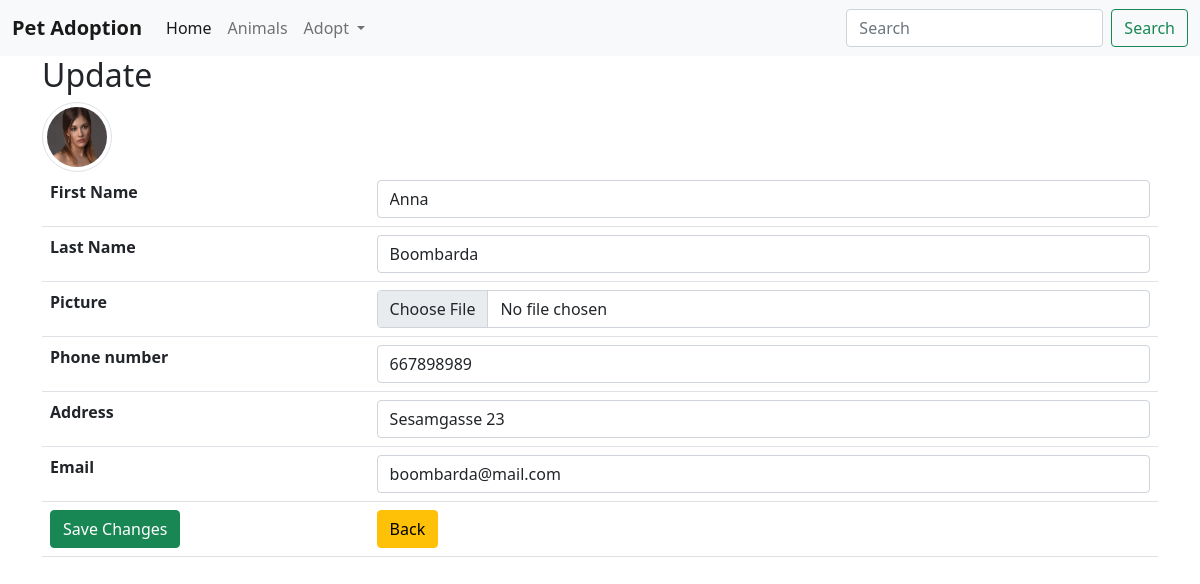
Screenshot of /update.php?id=4 (signed in) with the database file from the repository.
### tables this page shows
CREATE TABLE `users` (
  `id` int(11) NOT NULL,
  `fname` varchar(30) NOT NULL,
  `lname` varchar(30) NOT NULL,
  `picture` varchar(255) DEFAULT NULL,
  `phone` int(11) NOT NULL,
  `address` varchar(30) NOT NULL,
  `email` varchar(30) NOT NULL,
  `password` varchar(255) NOT NULL,
  `status` enum('user','adm') NOT NULL DEFAULT 'user'
);

### update.php (the view, shortened to what this page needs)
<?php
require_once 'components/db_connect.php';
$backBtn = '';
if (isset($_SESSION["user"])) {
    $backBtn = "home.php";
}
if (isset($_GET['id'])) {
    $id = $_GET['id'];
    $sql = "SELECT * FROM users WHERE id = {$id}";
    $result = mysqli_query($connect, $sql);
    if (mysqli_num_rows($result) == 1) {
        $data = mysqli_fetch_assoc($result);
        $fname = $data['fname'];
        $lname = $data['lname'];
        $phone = $data['phone'];
        $address = $data['address'];
        $email = $data['email'];
    }
}
?>
<!DOCTYPE html>
<html lang="en">
<head>
    <?php require_once 'components/boot.php' ?>
</head>
<body>
<div>
<nav class="navbar navbar-expand-lg navbar-light bg-light">
  <div class="container-fluid">
    <a class="navbar-brand" href="#"><strong>Pet Adoption</strong></a>
    <div class="collapse navbar-collapse" id="navbarSupportedContent">
      <ul class="navbar-nav me-auto mb-2 mb-lg-0">
        <li class="nav-item">
          <a class="nav-link active" aria-current="page" href="#">Home</a>
        </li>
        <li class="nav-item">
          <a class="nav-link" href="animals/index.php">Animals</a>
        </li>
        <li class="nav-item dropdown">
          <a class="nav-link dropdown-toggle" href="#" id="navbarDropdown" role="button" data-bs-toggle="dropdown" aria-expanded="false">
            Adopt
          </a>
        </li>
          </ul>
      <form class="d-flex">
        <input class="form-control me-2" type="search" placeholder="Search" aria-label="Search">
        <button class="btn btn-outline-success" type="submit">Search</button>
      </form>
    </div>
  </div>
</nav>
</div>
    <div class="container">
        <h2>Update</h2>
        <img class='img-thumbnail rounded-circle' src='pictures/<?php echo $data['picture'] ?>' alt="<?php echo $fname ?>">
        <form method="post" enctype="multipart/form-data">
            <table class="table">
            <tr>
                    <th>First Name</th>
                    <td><input class="form-control" type="text" name="fname" placeholder="First Name" value="<?php echo $fname ?>" /></td>
                </tr>
                <tr>
                    <th>Last Name</th>
                    <td><input class="form-control" type="text" name="lname" placeholder="Last Name" value="<?php echo $lname ?>" /></td>
                </tr>
                <tr>
                    <th>Picture</th>
                    <td><input class="form-control" type="file" name="picture" /></td>
                </tr>
                <tr>
                    <th>Phone number</th>
                    <td><input class="form-control" type="number" name="phone" placeholder="Phone number" value="<?php echo $phone ?>" /></td>
                </tr>
                <tr>
                    <th>Address</th>
                    <td><input class="form-control" type="text" name="address" placeholder="Address" value="<?php echo $address ?>" /></td>
                </tr>
                <tr>
                    <th>Email</th>
                    <td><input class="form-control" type="email" name="email" placeholder="Email" value="<?php echo $email ?>" /></td>
                </tr>
                <tr>
                    <td><button name="submit" class="btn btn-success" type="submit">Save Changes</button></td>
                    <td><a href="<?php echo $backBtn ?>"><button class="btn btn-warning" type="button">Back</button></a></td>
                </tr>
            </table>
        </form>
    </div>
</body>
</html>

### update.php (style rules this page uses)
.img-thumbnail { width: 70px !important; height: 70px !important; }

### rows the page displays
users: picture (picture), fname "Anna", lname "Boombarda", phone "667898989", address "Sesamgasse 23", email "boombarda@mail.com"
